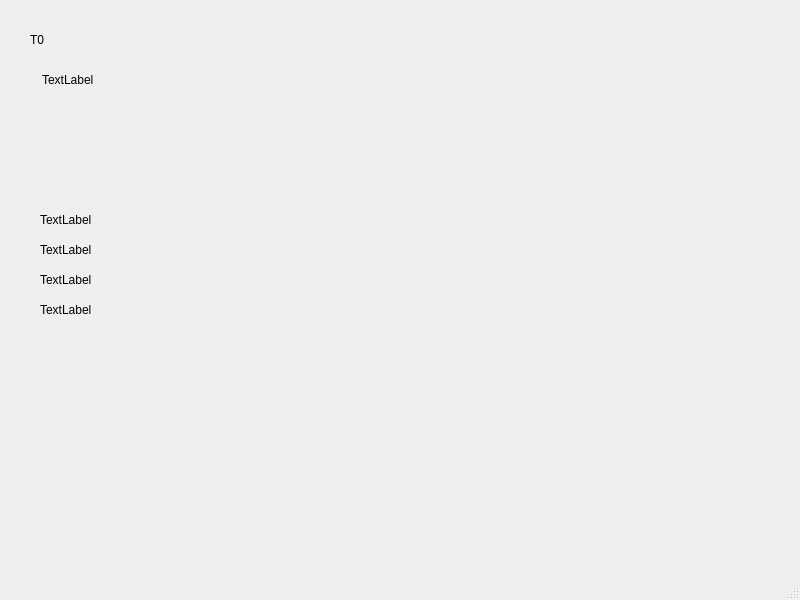
<?xml version="1.0" encoding="UTF-8"?>
<ui version="4.0">
 <class>MainWindow</class>
 <widget class="QMainWindow" name="MainWindow">
  <property name="geometry">
   <rect>
    <x>0</x>
    <y>0</y>
    <width>800</width>
    <height>600</height>
   </rect>
  </property>
  <property name="windowTitle">
   <string>MainWindow</string>
  </property>
  <widget class="QWidget" name="centralwidget">
   <widget class="QLabel" name="text_0">
    <property name="geometry">
     <rect>
      <x>30</x>
      <y>30</y>
      <width>331</width>
      <height>20</height>
     </rect>
    </property>
    <property name="text">
     <string>T0</string>
    </property>
   </widget>
   <widget class="QLabel" name="label">
    <property name="geometry">
     <rect>
      <x>42</x>
      <y>70</y>
      <width>61</width>
      <height>20</height>
     </rect>
    </property>
    <property name="text">
     <string>TextLabel</string>
    </property>
   </widget>
   <widget class="QLabel" name="label_2">
    <property name="geometry">
     <rect>
      <x>40</x>
      <y>210</y>
      <width>401</width>
      <height>20</height>
     </rect>
    </property>
    <property name="text">
     <string>TextLabel</string>
    </property>
   </widget>
   <widget class="QLabel" name="label_3">
    <property name="geometry">
     <rect>
      <x>40</x>
      <y>240</y>
      <width>401</width>
      <height>20</height>
     </rect>
    </property>
    <property name="text">
     <string>TextLabel</string>
    </property>
   </widget>
   <widget class="QLabel" name="label_4">
    <property name="geometry">
     <rect>
      <x>40</x>
      <y>270</y>
      <width>401</width>
      <height>20</height>
     </rect>
    </property>
    <property name="text">
     <string>TextLabel</string>
    </property>
   </widget>
   <widget class="QLabel" name="label_5">
    <property name="geometry">
     <rect>
      <x>40</x>
      <y>300</y>
      <width>401</width>
      <height>20</height>
     </rect>
    </property>
    <property name="text">
     <string>TextLabel</string>
    </property>
   </widget>
  </widget>
  <widget class="QMenuBar" name="menubar">
   <property name="geometry">
    <rect>
     <x>0</x>
     <y>0</y>
     <width>800</width>
     <height>22</height>
    </rect>
   </property>
  </widget>
  <widget class="QStatusBar" name="statusbar"/>
 </widget>
 <resources/>
 <connections/>
</ui>
